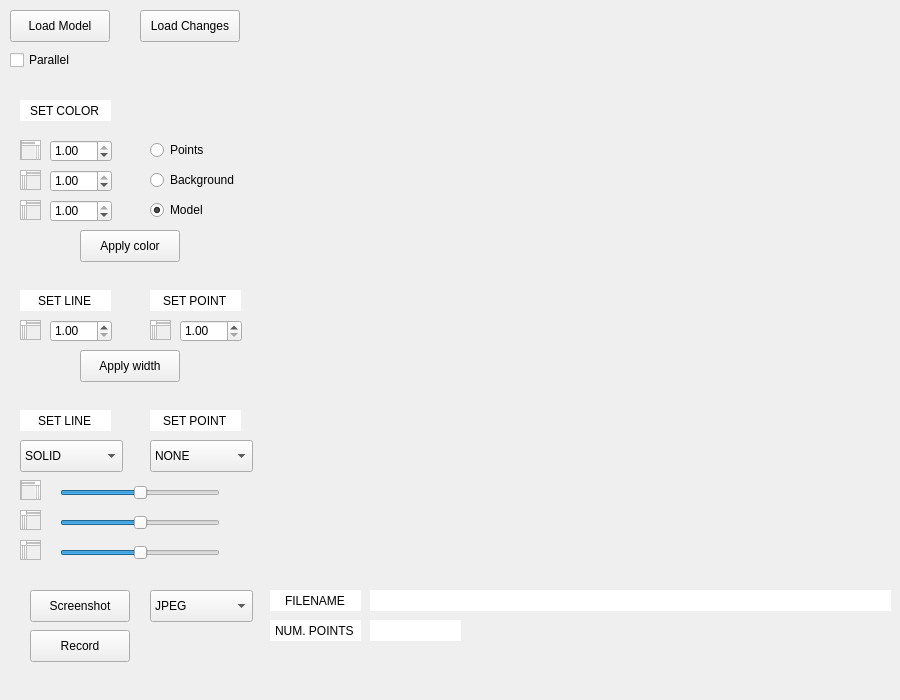
<?xml version="1.0" encoding="UTF-8"?>
<ui version="4.0">
 <class>MainWindow</class>
 <widget class="QMainWindow" name="MainWindow">
  <property name="geometry">
   <rect>
    <x>0</x>
    <y>0</y>
    <width>900</width>
    <height>700</height>
   </rect>
  </property>
  <property name="sizePolicy">
   <sizepolicy hsizetype="Minimum" vsizetype="Minimum">
    <horstretch>0</horstretch>
    <verstretch>0</verstretch>
   </sizepolicy>
  </property>
  <property name="minimumSize">
   <size>
    <width>900</width>
    <height>700</height>
   </size>
  </property>
  <property name="maximumSize">
   <size>
    <width>900</width>
    <height>700</height>
   </size>
  </property>
  <property name="windowTitle">
   <string>MainWindow</string>
  </property>
  <widget class="QWidget" name="centralwidget">
   <widget class="QWidget" name="gridLayoutWidget">
    <property name="geometry">
     <rect>
      <x>270</x>
      <y>10</y>
      <width>621</width>
      <height>561</height>
     </rect>
    </property>
    <layout class="QGridLayout" name="gridLayout"/>
   </widget>
   <widget class="QPushButton" name="change_model_button">
    <property name="geometry">
     <rect>
      <x>10</x>
      <y>10</y>
      <width>100</width>
      <height>32</height>
     </rect>
    </property>
    <property name="text">
     <string>Load Model</string>
    </property>
   </widget>
   <widget class="QLineEdit" name="lineEdit">
    <property name="geometry">
     <rect>
      <x>20</x>
      <y>100</y>
      <width>91</width>
      <height>21</height>
     </rect>
    </property>
    <property name="styleSheet">
     <string notr="true">lineEdit-&gt;setStyleSheet(&quot;QLineEdit {background-color: rgba(0, 0, 0, 0);}&quot;);</string>
    </property>
    <property name="text">
     <string>SET COLOR</string>
    </property>
    <property name="frame">
     <bool>false</bool>
    </property>
    <property name="echoMode">
     <enum>QLineEdit::Normal</enum>
    </property>
    <property name="alignment">
     <set>Qt::AlignCenter</set>
    </property>
    <property name="readOnly">
     <bool>true</bool>
    </property>
    <property name="placeholderText">
     <string/>
    </property>
   </widget>
   <widget class="QTextEdit" name="textEdit_R">
    <property name="geometry">
     <rect>
      <x>20</x>
      <y>140</y>
      <width>21</width>
      <height>20</height>
     </rect>
    </property>
    <property name="font">
     <font>
      <bold>true</bold>
     </font>
    </property>
    <property name="layoutDirection">
     <enum>Qt::RightToLeft</enum>
    </property>
    <property name="readOnly">
     <bool>true</bool>
    </property>
    <property name="html">
     <string>&lt;!DOCTYPE HTML PUBLIC &quot;-//W3C//DTD HTML 4.0//EN&quot; &quot;http://www.w3.org/TR/REC-html40/strict.dtd&quot;&gt;
&lt;html&gt;&lt;head&gt;&lt;meta name=&quot;qrichtext&quot; content=&quot;1&quot; /&gt;&lt;meta charset=&quot;utf-8&quot; /&gt;&lt;style type=&quot;text/css&quot;&gt;
p, li { white-space: pre-wrap; }
&lt;/style&gt;&lt;/head&gt;&lt;body style=&quot; font-family:'.AppleSystemUIFont'; font-size:13pt; font-weight:700; font-style:normal;&quot;&gt;
&lt;p style=&quot; margin-top:0px; margin-bottom:0px; margin-left:0px; margin-right:0px; -qt-block-indent:0; text-indent:0px;&quot;&gt;R&lt;/p&gt;&lt;/body&gt;&lt;/html&gt;</string>
    </property>
   </widget>
   <widget class="QTextEdit" name="textEdit_G">
    <property name="geometry">
     <rect>
      <x>20</x>
      <y>170</y>
      <width>21</width>
      <height>20</height>
     </rect>
    </property>
    <property name="font">
     <font>
      <bold>true</bold>
     </font>
    </property>
    <property name="readOnly">
     <bool>true</bool>
    </property>
    <property name="html">
     <string>&lt;!DOCTYPE HTML PUBLIC &quot;-//W3C//DTD HTML 4.0//EN&quot; &quot;http://www.w3.org/TR/REC-html40/strict.dtd&quot;&gt;
&lt;html&gt;&lt;head&gt;&lt;meta name=&quot;qrichtext&quot; content=&quot;1&quot; /&gt;&lt;meta charset=&quot;utf-8&quot; /&gt;&lt;style type=&quot;text/css&quot;&gt;
p, li { white-space: pre-wrap; }
&lt;/style&gt;&lt;/head&gt;&lt;body style=&quot; font-family:'.AppleSystemUIFont'; font-size:13pt; font-weight:700; font-style:normal;&quot;&gt;
&lt;p style=&quot; margin-top:0px; margin-bottom:0px; margin-left:0px; margin-right:0px; -qt-block-indent:0; text-indent:0px;&quot;&gt;G&lt;/p&gt;&lt;/body&gt;&lt;/html&gt;</string>
    </property>
   </widget>
   <widget class="QTextEdit" name="textEdit_B">
    <property name="geometry">
     <rect>
      <x>20</x>
      <y>200</y>
      <width>21</width>
      <height>20</height>
     </rect>
    </property>
    <property name="font">
     <font>
      <bold>true</bold>
     </font>
    </property>
    <property name="readOnly">
     <bool>true</bool>
    </property>
    <property name="html">
     <string>&lt;!DOCTYPE HTML PUBLIC &quot;-//W3C//DTD HTML 4.0//EN&quot; &quot;http://www.w3.org/TR/REC-html40/strict.dtd&quot;&gt;
&lt;html&gt;&lt;head&gt;&lt;meta name=&quot;qrichtext&quot; content=&quot;1&quot; /&gt;&lt;meta charset=&quot;utf-8&quot; /&gt;&lt;style type=&quot;text/css&quot;&gt;
p, li { white-space: pre-wrap; }
&lt;/style&gt;&lt;/head&gt;&lt;body style=&quot; font-family:'.AppleSystemUIFont'; font-size:13pt; font-weight:700; font-style:normal;&quot;&gt;
&lt;p style=&quot; margin-top:0px; margin-bottom:0px; margin-left:0px; margin-right:0px; -qt-block-indent:0; text-indent:0px;&quot;&gt;B&lt;/p&gt;&lt;/body&gt;&lt;/html&gt;</string>
    </property>
   </widget>
   <widget class="QDoubleSpinBox" name="spinBox_obj_R">
    <property name="geometry">
     <rect>
      <x>50</x>
      <y>140</y>
      <width>62</width>
      <height>22</height>
     </rect>
    </property>
    <property name="decimals">
     <number>2</number>
    </property>
    <property name="maximum">
     <double>1.000000000000000</double>
    </property>
    <property name="singleStep">
     <double>0.010000000000000</double>
    </property>
    <property name="value">
     <double>1.000000000000000</double>
    </property>
   </widget>
   <widget class="QDoubleSpinBox" name="spinBox_obj_G">
    <property name="geometry">
     <rect>
      <x>50</x>
      <y>170</y>
      <width>62</width>
      <height>22</height>
     </rect>
    </property>
    <property name="decimals">
     <number>2</number>
    </property>
    <property name="maximum">
     <double>1.000000000000000</double>
    </property>
    <property name="singleStep">
     <double>0.010000000000000</double>
    </property>
    <property name="value">
     <double>1.000000000000000</double>
    </property>
   </widget>
   <widget class="QDoubleSpinBox" name="spinBox_obj_B">
    <property name="geometry">
     <rect>
      <x>50</x>
      <y>200</y>
      <width>62</width>
      <height>22</height>
     </rect>
    </property>
    <property name="decimals">
     <number>2</number>
    </property>
    <property name="maximum">
     <double>1.000000000000000</double>
    </property>
    <property name="singleStep">
     <double>0.010000000000000</double>
    </property>
    <property name="value">
     <double>1.000000000000000</double>
    </property>
   </widget>
   <widget class="QPushButton" name="pushButton_apply_color">
    <property name="geometry">
     <rect>
      <x>80</x>
      <y>230</y>
      <width>100</width>
      <height>32</height>
     </rect>
    </property>
    <property name="text">
     <string>Apply color</string>
    </property>
   </widget>
   <widget class="QRadioButton" name="radioButton_back">
    <property name="geometry">
     <rect>
      <x>150</x>
      <y>170</y>
      <width>99</width>
      <height>20</height>
     </rect>
    </property>
    <property name="text">
     <string>Background</string>
    </property>
   </widget>
   <widget class="QRadioButton" name="radioButton_obj">
    <property name="geometry">
     <rect>
      <x>150</x>
      <y>200</y>
      <width>99</width>
      <height>20</height>
     </rect>
    </property>
    <property name="text">
     <string>Model</string>
    </property>
    <property name="checked">
     <bool>true</bool>
    </property>
   </widget>
   <widget class="QLineEdit" name="lineEdit_2">
    <property name="geometry">
     <rect>
      <x>20</x>
      <y>290</y>
      <width>91</width>
      <height>21</height>
     </rect>
    </property>
    <property name="styleSheet">
     <string notr="true">lineEdit-&gt;setStyleSheet(&quot;QLineEdit {background-color: rgba(0, 0, 0, 0);}&quot;);</string>
    </property>
    <property name="text">
     <string>SET LINE</string>
    </property>
    <property name="frame">
     <bool>false</bool>
    </property>
    <property name="echoMode">
     <enum>QLineEdit::Normal</enum>
    </property>
    <property name="alignment">
     <set>Qt::AlignCenter</set>
    </property>
    <property name="readOnly">
     <bool>true</bool>
    </property>
    <property name="placeholderText">
     <string/>
    </property>
   </widget>
   <widget class="QDoubleSpinBox" name="spinBox_obj_W">
    <property name="geometry">
     <rect>
      <x>50</x>
      <y>320</y>
      <width>62</width>
      <height>22</height>
     </rect>
    </property>
    <property name="decimals">
     <number>2</number>
    </property>
    <property name="minimum">
     <double>1.000000000000000</double>
    </property>
    <property name="maximum">
     <double>10.000000000000000</double>
    </property>
    <property name="singleStep">
     <double>0.010000000000000</double>
    </property>
   </widget>
   <widget class="QTextEdit" name="textEdit_B_2">
    <property name="geometry">
     <rect>
      <x>20</x>
      <y>320</y>
      <width>21</width>
      <height>20</height>
     </rect>
    </property>
    <property name="font">
     <font>
      <bold>true</bold>
     </font>
    </property>
    <property name="readOnly">
     <bool>true</bool>
    </property>
    <property name="html">
     <string>&lt;!DOCTYPE HTML PUBLIC &quot;-//W3C//DTD HTML 4.0//EN&quot; &quot;http://www.w3.org/TR/REC-html40/strict.dtd&quot;&gt;
&lt;html&gt;&lt;head&gt;&lt;meta name=&quot;qrichtext&quot; content=&quot;1&quot; /&gt;&lt;meta charset=&quot;utf-8&quot; /&gt;&lt;style type=&quot;text/css&quot;&gt;
p, li { white-space: pre-wrap; }
&lt;/style&gt;&lt;/head&gt;&lt;body style=&quot; font-family:'.AppleSystemUIFont'; font-size:13pt; font-weight:700; font-style:normal;&quot;&gt;
&lt;p style=&quot; margin-top:0px; margin-bottom:0px; margin-left:0px; margin-right:0px; -qt-block-indent:0; text-indent:0px;&quot;&gt;W&lt;/p&gt;&lt;/body&gt;&lt;/html&gt;</string>
    </property>
   </widget>
   <widget class="QPushButton" name="pushButton_apply_width">
    <property name="geometry">
     <rect>
      <x>80</x>
      <y>350</y>
      <width>100</width>
      <height>32</height>
     </rect>
    </property>
    <property name="text">
     <string>Apply width</string>
    </property>
   </widget>
   <widget class="QLineEdit" name="lineEdit_3">
    <property name="geometry">
     <rect>
      <x>150</x>
      <y>290</y>
      <width>91</width>
      <height>21</height>
     </rect>
    </property>
    <property name="styleSheet">
     <string notr="true">lineEdit-&gt;setStyleSheet(&quot;QLineEdit {background-color: rgba(0, 0, 0, 0);}&quot;);</string>
    </property>
    <property name="text">
     <string>SET POINT</string>
    </property>
    <property name="frame">
     <bool>false</bool>
    </property>
    <property name="echoMode">
     <enum>QLineEdit::Normal</enum>
    </property>
    <property name="alignment">
     <set>Qt::AlignCenter</set>
    </property>
    <property name="readOnly">
     <bool>true</bool>
    </property>
    <property name="placeholderText">
     <string/>
    </property>
   </widget>
   <widget class="QDoubleSpinBox" name="spinBox_obj_P">
    <property name="geometry">
     <rect>
      <x>180</x>
      <y>320</y>
      <width>62</width>
      <height>22</height>
     </rect>
    </property>
    <property name="decimals">
     <number>2</number>
    </property>
    <property name="minimum">
     <double>1.000000000000000</double>
    </property>
    <property name="maximum">
     <double>10.000000000000000</double>
    </property>
    <property name="singleStep">
     <double>0.010000000000000</double>
    </property>
   </widget>
   <widget class="QTextEdit" name="textEdit_B_3">
    <property name="geometry">
     <rect>
      <x>150</x>
      <y>320</y>
      <width>21</width>
      <height>20</height>
     </rect>
    </property>
    <property name="font">
     <font>
      <bold>true</bold>
     </font>
    </property>
    <property name="readOnly">
     <bool>true</bool>
    </property>
    <property name="html">
     <string>&lt;!DOCTYPE HTML PUBLIC &quot;-//W3C//DTD HTML 4.0//EN&quot; &quot;http://www.w3.org/TR/REC-html40/strict.dtd&quot;&gt;
&lt;html&gt;&lt;head&gt;&lt;meta name=&quot;qrichtext&quot; content=&quot;1&quot; /&gt;&lt;meta charset=&quot;utf-8&quot; /&gt;&lt;style type=&quot;text/css&quot;&gt;
p, li { white-space: pre-wrap; }
&lt;/style&gt;&lt;/head&gt;&lt;body style=&quot; font-family:'.AppleSystemUIFont'; font-size:13pt; font-weight:700; font-style:normal;&quot;&gt;
&lt;p style=&quot; margin-top:0px; margin-bottom:0px; margin-left:0px; margin-right:0px; -qt-block-indent:0; text-indent:0px;&quot;&gt;S&lt;/p&gt;&lt;/body&gt;&lt;/html&gt;</string>
    </property>
   </widget>
   <widget class="QLineEdit" name="lineEdit_4">
    <property name="geometry">
     <rect>
      <x>150</x>
      <y>410</y>
      <width>91</width>
      <height>21</height>
     </rect>
    </property>
    <property name="styleSheet">
     <string notr="true">lineEdit-&gt;setStyleSheet(&quot;QLineEdit {background-color: rgba(0, 0, 0, 0);}&quot;);</string>
    </property>
    <property name="text">
     <string>SET POINT</string>
    </property>
    <property name="frame">
     <bool>false</bool>
    </property>
    <property name="echoMode">
     <enum>QLineEdit::Normal</enum>
    </property>
    <property name="alignment">
     <set>Qt::AlignCenter</set>
    </property>
    <property name="readOnly">
     <bool>true</bool>
    </property>
    <property name="placeholderText">
     <string/>
    </property>
   </widget>
   <widget class="QLineEdit" name="lineEdit_5">
    <property name="geometry">
     <rect>
      <x>20</x>
      <y>410</y>
      <width>91</width>
      <height>21</height>
     </rect>
    </property>
    <property name="styleSheet">
     <string notr="true">lineEdit-&gt;setStyleSheet(&quot;QLineEdit {background-color: rgba(0, 0, 0, 0);}&quot;);</string>
    </property>
    <property name="text">
     <string>SET LINE</string>
    </property>
    <property name="frame">
     <bool>false</bool>
    </property>
    <property name="echoMode">
     <enum>QLineEdit::Normal</enum>
    </property>
    <property name="alignment">
     <set>Qt::AlignCenter</set>
    </property>
    <property name="readOnly">
     <bool>true</bool>
    </property>
    <property name="placeholderText">
     <string/>
    </property>
   </widget>
   <widget class="QComboBox" name="comboBox_line">
    <property name="geometry">
     <rect>
      <x>20</x>
      <y>440</y>
      <width>103</width>
      <height>32</height>
     </rect>
    </property>
    <item>
     <property name="text">
      <string>SOLID</string>
     </property>
    </item>
    <item>
     <property name="text">
      <string>DASHED</string>
     </property>
    </item>
   </widget>
   <widget class="QComboBox" name="comboBox_point">
    <property name="geometry">
     <rect>
      <x>150</x>
      <y>440</y>
      <width>103</width>
      <height>32</height>
     </rect>
    </property>
    <item>
     <property name="text">
      <string>NONE</string>
     </property>
    </item>
    <item>
     <property name="text">
      <string>CIRCLE</string>
     </property>
    </item>
    <item>
     <property name="text">
      <string>SQUARE</string>
     </property>
    </item>
   </widget>
   <widget class="QRadioButton" name="radioButton_point">
    <property name="geometry">
     <rect>
      <x>150</x>
      <y>140</y>
      <width>99</width>
      <height>20</height>
     </rect>
    </property>
    <property name="text">
     <string>Points</string>
    </property>
   </widget>
   <widget class="QPushButton" name="btnRecordGif">
    <property name="geometry">
     <rect>
      <x>30</x>
      <y>630</y>
      <width>100</width>
      <height>32</height>
     </rect>
    </property>
    <property name="text">
     <string>Record</string>
    </property>
   </widget>
   <widget class="QComboBox" name="comboBox">
    <property name="geometry">
     <rect>
      <x>150</x>
      <y>590</y>
      <width>103</width>
      <height>32</height>
     </rect>
    </property>
    <item>
     <property name="text">
      <string>JPEG</string>
     </property>
    </item>
    <item>
     <property name="text">
      <string>BMP</string>
     </property>
    </item>
   </widget>
   <widget class="QPushButton" name="btnScreenShot">
    <property name="geometry">
     <rect>
      <x>30</x>
      <y>590</y>
      <width>100</width>
      <height>32</height>
     </rect>
    </property>
    <property name="text">
     <string>Screenshot</string>
    </property>
   </widget>
   <widget class="QSlider" name="horizontalSlider_X">
    <property name="geometry">
     <rect>
      <x>60</x>
      <y>480</y>
      <width>160</width>
      <height>25</height>
     </rect>
    </property>
    <property name="minimum">
     <number>-20</number>
    </property>
    <property name="maximum">
     <number>20</number>
    </property>
    <property name="orientation">
     <enum>Qt::Horizontal</enum>
    </property>
   </widget>
   <widget class="QSlider" name="horizontalSlider_Y">
    <property name="geometry">
     <rect>
      <x>60</x>
      <y>510</y>
      <width>160</width>
      <height>25</height>
     </rect>
    </property>
    <property name="minimum">
     <number>-20</number>
    </property>
    <property name="maximum">
     <number>20</number>
    </property>
    <property name="orientation">
     <enum>Qt::Horizontal</enum>
    </property>
   </widget>
   <widget class="QSlider" name="horizontalSlider_Z">
    <property name="geometry">
     <rect>
      <x>60</x>
      <y>540</y>
      <width>160</width>
      <height>25</height>
     </rect>
    </property>
    <property name="minimum">
     <number>-20</number>
    </property>
    <property name="maximum">
     <number>20</number>
    </property>
    <property name="orientation">
     <enum>Qt::Horizontal</enum>
    </property>
   </widget>
   <widget class="QTextEdit" name="textEdit_X">
    <property name="geometry">
     <rect>
      <x>20</x>
      <y>480</y>
      <width>21</width>
      <height>20</height>
     </rect>
    </property>
    <property name="font">
     <font>
      <bold>true</bold>
     </font>
    </property>
    <property name="layoutDirection">
     <enum>Qt::RightToLeft</enum>
    </property>
    <property name="readOnly">
     <bool>true</bool>
    </property>
    <property name="html">
     <string>&lt;!DOCTYPE HTML PUBLIC &quot;-//W3C//DTD HTML 4.0//EN&quot; &quot;http://www.w3.org/TR/REC-html40/strict.dtd&quot;&gt;
&lt;html&gt;&lt;head&gt;&lt;meta name=&quot;qrichtext&quot; content=&quot;1&quot; /&gt;&lt;meta charset=&quot;utf-8&quot; /&gt;&lt;style type=&quot;text/css&quot;&gt;
p, li { white-space: pre-wrap; }
&lt;/style&gt;&lt;/head&gt;&lt;body style=&quot; font-family:'.AppleSystemUIFont'; font-size:13pt; font-weight:700; font-style:normal;&quot;&gt;
&lt;p style=&quot; margin-top:0px; margin-bottom:0px; margin-left:0px; margin-right:0px; -qt-block-indent:0; text-indent:0px;&quot;&gt;X&lt;/p&gt;&lt;/body&gt;&lt;/html&gt;</string>
    </property>
   </widget>
   <widget class="QTextEdit" name="textEdit_Y">
    <property name="geometry">
     <rect>
      <x>20</x>
      <y>510</y>
      <width>21</width>
      <height>20</height>
     </rect>
    </property>
    <property name="font">
     <font>
      <bold>true</bold>
     </font>
    </property>
    <property name="readOnly">
     <bool>true</bool>
    </property>
    <property name="html">
     <string>&lt;!DOCTYPE HTML PUBLIC &quot;-//W3C//DTD HTML 4.0//EN&quot; &quot;http://www.w3.org/TR/REC-html40/strict.dtd&quot;&gt;
&lt;html&gt;&lt;head&gt;&lt;meta name=&quot;qrichtext&quot; content=&quot;1&quot; /&gt;&lt;meta charset=&quot;utf-8&quot; /&gt;&lt;style type=&quot;text/css&quot;&gt;
p, li { white-space: pre-wrap; }
&lt;/style&gt;&lt;/head&gt;&lt;body style=&quot; font-family:'.AppleSystemUIFont'; font-size:13pt; font-weight:700; font-style:normal;&quot;&gt;
&lt;p style=&quot; margin-top:0px; margin-bottom:0px; margin-left:0px; margin-right:0px; -qt-block-indent:0; text-indent:0px;&quot;&gt;Y&lt;/p&gt;&lt;/body&gt;&lt;/html&gt;</string>
    </property>
   </widget>
   <widget class="QTextEdit" name="textEdit_Z">
    <property name="geometry">
     <rect>
      <x>20</x>
      <y>540</y>
      <width>21</width>
      <height>20</height>
     </rect>
    </property>
    <property name="font">
     <font>
      <bold>true</bold>
     </font>
    </property>
    <property name="readOnly">
     <bool>true</bool>
    </property>
    <property name="html">
     <string>&lt;!DOCTYPE HTML PUBLIC &quot;-//W3C//DTD HTML 4.0//EN&quot; &quot;http://www.w3.org/TR/REC-html40/strict.dtd&quot;&gt;
&lt;html&gt;&lt;head&gt;&lt;meta name=&quot;qrichtext&quot; content=&quot;1&quot; /&gt;&lt;meta charset=&quot;utf-8&quot; /&gt;&lt;style type=&quot;text/css&quot;&gt;
p, li { white-space: pre-wrap; }
&lt;/style&gt;&lt;/head&gt;&lt;body style=&quot; font-family:'.AppleSystemUIFont'; font-size:13pt; font-weight:700; font-style:normal;&quot;&gt;
&lt;p style=&quot; margin-top:0px; margin-bottom:0px; margin-left:0px; margin-right:0px; -qt-block-indent:0; text-indent:0px;&quot;&gt;Z&lt;/p&gt;&lt;/body&gt;&lt;/html&gt;</string>
    </property>
   </widget>
   <widget class="QPushButton" name="pushButton_load">
    <property name="geometry">
     <rect>
      <x>140</x>
      <y>10</y>
      <width>100</width>
      <height>32</height>
     </rect>
    </property>
    <property name="text">
     <string>Load Changes</string>
    </property>
   </widget>
   <widget class="QCheckBox" name="checkBox_change_view">
    <property name="geometry">
     <rect>
      <x>10</x>
      <y>50</y>
      <width>101</width>
      <height>20</height>
     </rect>
    </property>
    <property name="text">
     <string>Parallel</string>
    </property>
   </widget>
   <widget class="QLineEdit" name="lineEdit_filename">
    <property name="geometry">
     <rect>
      <x>270</x>
      <y>590</y>
      <width>91</width>
      <height>21</height>
     </rect>
    </property>
    <property name="styleSheet">
     <string notr="true">lineEdit-&gt;setStyleSheet(&quot;QLineEdit {background-color: rgba(0, 0, 0, 0);}&quot;);</string>
    </property>
    <property name="text">
     <string>FILENAME</string>
    </property>
    <property name="frame">
     <bool>false</bool>
    </property>
    <property name="echoMode">
     <enum>QLineEdit::Normal</enum>
    </property>
    <property name="alignment">
     <set>Qt::AlignCenter</set>
    </property>
    <property name="readOnly">
     <bool>true</bool>
    </property>
    <property name="placeholderText">
     <string/>
    </property>
   </widget>
   <widget class="QLineEdit" name="lineEdit_filename_to_write">
    <property name="geometry">
     <rect>
      <x>370</x>
      <y>590</y>
      <width>521</width>
      <height>21</height>
     </rect>
    </property>
    <property name="styleSheet">
     <string notr="true">lineEdit-&gt;setStyleSheet(&quot;QLineEdit {background-color: rgba(0, 0, 0, 0);}&quot;);</string>
    </property>
    <property name="text">
     <string/>
    </property>
    <property name="frame">
     <bool>false</bool>
    </property>
    <property name="echoMode">
     <enum>QLineEdit::Normal</enum>
    </property>
    <property name="alignment">
     <set>Qt::AlignCenter</set>
    </property>
    <property name="readOnly">
     <bool>true</bool>
    </property>
    <property name="placeholderText">
     <string/>
    </property>
   </widget>
   <widget class="QLineEdit" name="lineEdit_points_num">
    <property name="geometry">
     <rect>
      <x>270</x>
      <y>620</y>
      <width>91</width>
      <height>21</height>
     </rect>
    </property>
    <property name="styleSheet">
     <string notr="true">lineEdit-&gt;setStyleSheet(&quot;QLineEdit {background-color: rgba(0, 0, 0, 0);}&quot;);</string>
    </property>
    <property name="text">
     <string>NUM. POINTS</string>
    </property>
    <property name="frame">
     <bool>false</bool>
    </property>
    <property name="echoMode">
     <enum>QLineEdit::Normal</enum>
    </property>
    <property name="alignment">
     <set>Qt::AlignCenter</set>
    </property>
    <property name="readOnly">
     <bool>true</bool>
    </property>
    <property name="placeholderText">
     <string/>
    </property>
   </widget>
   <widget class="QLineEdit" name="lineEdit_points_num_to_write">
    <property name="geometry">
     <rect>
      <x>370</x>
      <y>620</y>
      <width>91</width>
      <height>21</height>
     </rect>
    </property>
    <property name="styleSheet">
     <string notr="true">lineEdit-&gt;setStyleSheet(&quot;QLineEdit {background-color: rgba(0, 0, 0, 0);}&quot;);</string>
    </property>
    <property name="text">
     <string/>
    </property>
    <property name="frame">
     <bool>false</bool>
    </property>
    <property name="echoMode">
     <enum>QLineEdit::Normal</enum>
    </property>
    <property name="alignment">
     <set>Qt::AlignCenter</set>
    </property>
    <property name="readOnly">
     <bool>true</bool>
    </property>
    <property name="placeholderText">
     <string/>
    </property>
   </widget>
  </widget>
 </widget>
 <resources/>
 <connections/>
</ui>
